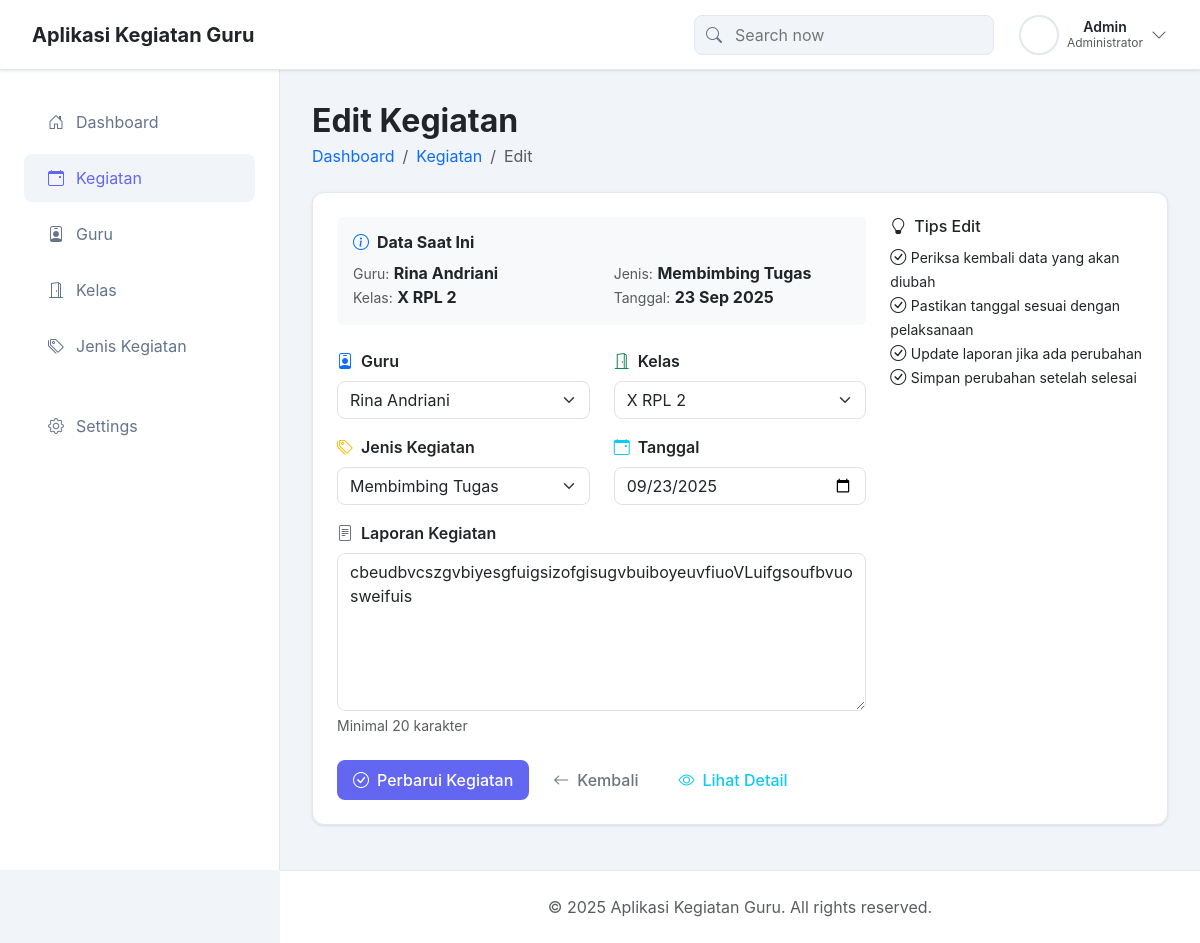
/app/edit_kegiatan.php?id=8 (signed in), run on the app's committed database.
### tables this page shows
CREATE TABLE `kegiatan_guru` (
  `id_kegiatan` int(11) NOT NULL,
  `id_user` int(11) NOT NULL,
  `id_kelas` int(11) NOT NULL,
  `id_jenis` int(11) NOT NULL,
  `tanggal` date NOT NULL,
  `laporan` text NOT NULL,
  `created_at` timestamp NOT NULL DEFAULT current_timestamp()
);

CREATE TABLE `users` (
  `id_user` int(11) NOT NULL,
  `username` varchar(50) NOT NULL,
  `password` varchar(255) NOT NULL,
  `nip_verification` varchar(18) DEFAULT NULL COMMENT 'NIP untuk verifikasi guru',
  `nisn_verification` varchar(10) DEFAULT NULL COMMENT 'NISN untuk verifikasi siswa',
  `nama_lengkap` varchar(100) NOT NULL,
  `role` enum('admin','guru','siswa') DEFAULT NULL COMMENT 'Role will be assigned by admin after verification',
  `status` enum('pending','approved','rejected') NOT NULL DEFAULT 'pending',
  `created_at` timestamp NOT NULL DEFAULT current_timestamp(),
  `email` varchar(100) DEFAULT NULL,
  `phone` varchar(20) DEFAULT NULL,
  `alamat` text DEFAULT NULL,
  `kelas_id` int(11) DEFAULT NULL,
  `profile_picture` varchar(255) DEFAULT NULL
);

CREATE TABLE `kelas` (
  `id_kelas` int(11) NOT NULL,
  `nama_kelas` varchar(50) NOT NULL
);

CREATE TABLE `jenis_kegiatan` (
  `id_jenis` int(11) NOT NULL,
  `nama_jenis` varchar(100) NOT NULL
);

### app/edit_kegiatan.php (the view, shortened to what this page needs)
<?php include 'header.php'; ?>
<div class="main-content">
  <div class="d-flex align-items-center justify-content-between mb-4">
    <div>
      <h2 class="mb-1 fw-bold">Edit Kegiatan</h2>
      <nav aria-label="breadcrumb">
        <ol class="breadcrumb mb-0">
          <li class="breadcrumb-item"><a href="index.php" class="text-decoration-none">Dashboard</a></li>
          <li class="breadcrumb-item"><a href="kegiatan.php" class="text-decoration-none">Kegiatan</a></li>
          <li class="breadcrumb-item active">Edit</li>
        </ol>
      </nav>
    </div>
  </div>
  <?php
  $id = intval($_GET['id'] ?? 0);
  $q = mysqli_query($conn, "SELECT kg.*, u.nama_lengkap as guru_nama, k.nama_kelas, j.nama_jenis
                            FROM kegiatan_guru kg
                            LEFT JOIN users u ON kg.id_user = u.id_user
                            LEFT JOIN kelas k ON kg.id_kelas = k.id_kelas
                            LEFT JOIN jenis_kegiatan j ON kg.id_jenis = j.id_jenis
                            WHERE kg.id_kegiatan = $id");
  $row = mysqli_fetch_assoc($q);
  ?>
  <div class="metric-card">
    <div class="row">
      <div class="col-lg-8">
        <div class="bg-light rounded p-3 mb-4">
          <h6 class="fw-bold mb-2">
            <i class="bi bi-info-circle me-2 text-primary"></i>Data Saat Ini
          </h6>
          <div class="row text-sm">
            <div class="col-md-6">
              <small class="text-muted">Guru:</small> <strong><?= htmlspecialchars($row['guru_nama']) ?></strong><br>
              <small class="text-muted">Kelas:</small> <strong><?= htmlspecialchars($row['nama_kelas']) ?></strong>
            </div>
            <div class="col-md-6">
              <small class="text-muted">Jenis:</small> <strong><?= htmlspecialchars($row['nama_jenis']) ?></strong><br>
              <small class="text-muted">Tanggal:</small> <strong><?= date('d M Y', strtotime($row['tanggal'])) ?></strong>
            </div>
          </div>
        </div>
        <form method="post" action="" id="editKegiatanForm">
          <div class="row">
            <div class="col-md-6 mb-3">
              <label class="form-label fw-semibold">
                <i class="bi bi-person-badge me-2 text-primary"></i>Guru
              </label>
              <select name="id_user" class="form-select" required style="border-radius: 0.5rem;">
                <?php
                $q = mysqli_query($conn, "SELECT id_user, nama_lengkap FROM users WHERE role='guru' ORDER BY nama_lengkap");
                while ($g = mysqli_fetch_assoc($q)) {
                  $selected = ($g['id_user'] == $row['id_user']) ? 'selected' : '';
                  echo '<option value="'.$g['id_user'].'" '.$selected.'>'.htmlspecialchars($g['nama_lengkap']).'</option>';
                }
                ?>
              </select>
            </div>
            <div class="col-md-6 mb-3">
              <label class="form-label fw-semibold">
                <i class="bi bi-door-open me-2 text-success"></i>Kelas
              </label>
              <select name="id_kelas" class="form-select" required style="border-radius: 0.5rem;">
                <?php
                $q = mysqli_query($conn, "SELECT id_kelas, nama_kelas FROM kelas ORDER BY nama_kelas");
                while ($k = mysqli_fetch_assoc($q)) {
                  $selected = ($k['id_kelas'] == $row['id_kelas']) ? 'selected' : '';
                  echo '<option value="'.$k['id_kelas'].'" '.$selected.'>'.htmlspecialchars($k['nama_kelas']).'</option>';
                }
                ?>
              </select>
            </div>
          </div>
          <div class="row">
            <div class="col-md-6 mb-3">
              <label class="form-label fw-semibold">
                <i class="bi bi-tags me-2 text-warning"></i>Jenis Kegiatan
              </label>
              <select name="id_jenis" class="form-select" required style="border-radius: 0.5rem;">
                <?php
                $q = mysqli_query($conn, "SELECT id_jenis, nama_jenis FROM jenis_kegiatan ORDER BY nama_jenis");
                while ($j = mysqli_fetch_assoc($q)) {
                  $selected = ($j['id_jenis'] == $row['id_jenis']) ? 'selected' : '';
                  echo '<option value="'.$j['id_jenis'].'" '.$selected.'>'.htmlspecialchars($j['nama_jenis']).'</option>';
                }
                ?>
              </select>
            </div>
            <div class="col-md-6 mb-3">
              <label class="form-label fw-semibold">
                <i class="bi bi-calendar-event me-2 text-info"></i>Tanggal
              </label>
              <input type="date" name="tanggal" value="<?= $row['tanggal'] ?>" class="form-control" required style="border-radius: 0.5rem;">
            </div>
          </div>
          <div class="mb-4">
            <label class="form-label fw-semibold">
              <i class="bi bi-file-text me-2 text-secondary"></i>Laporan Kegiatan
            </label>
            <textarea name="laporan" class="form-control" rows="6" required style="border-radius: 0.5rem;"
                      placeholder="Deskripsikan kegiatan yang dilakukan..."><?= htmlspecialchars($row['laporan']) ?></textarea>
            <div class="form-text">Minimal 20 karakter</div>
          </div>
          <div class="d-flex gap-2">
            <button type="submit" class="btn btn-primary-modern btn-modern">
              <i class="bi bi-check-circle me-2"></i>Perbarui Kegiatan
            </button>
            <a href="kegiatan.php" class="btn btn-outline-secondary btn-modern">
              <i class="bi bi-arrow-left me-2"></i>Kembali
            </a>
            <a href="detail_kegiatan.php?id=<?= $id ?>" class="btn btn-outline-info btn-modern">
              <i class="bi bi-eye me-2"></i>Lihat Detail
            </a>
          </div>
        </form>
      </div>
      <div class="col-lg-4">
        <div class="guide-box">
          <h6>
            <i class="bi bi-lightbulb me-2"></i>Tips Edit
          </h6>
          <ul class="list-unstyled mb-0">
            <li>
              <i class="bi bi-check-circle"></i>
              <small>Periksa kembali data yang akan diubah</small>
            </li>
            <li>
              <i class="bi bi-check-circle"></i>
              <small>Pastikan tanggal sesuai dengan pelaksanaan</small>
            </li>
            <li>
              <i class="bi bi-check-circle"></i>
              <small>Update laporan jika ada perubahan</small>
            </li>
            <li>
              <i class="bi bi-check-circle"></i>
              <small>Simpan perubahan setelah selesai</small>
            </li>
          </ul>
        </div>
      </div>
    </div>
  </div>
</div>
<?php include 'footer.php'; ?>

### app/header.php (style rules this page uses)
:root { --sidebar-bg: #f8f9fa; --sidebar-width: 280px; --header-height: 70px; --primary-color: #6366f1; --success-color: #10b981; --warning-color: #f59e0b; --danger-color: #ef4444; }
body { font-family: -apple-system, BlinkMacSystemFont, 'Segoe UI', Roboto, sans-serif; background-color: #f1f5f9; padding-top: 0; }
.main-content { margin-left: var(--sidebar-width); padding: 2rem; min-height: 100vh; }
.metric-card { background: white; border-radius: 0.75rem; padding: 1.5rem; box-shadow: 0 1px 3px 0 rgb(0 0 0 / 0.1); border: 1px solid #e2e8f0; transition: transform 0.2s; min-height: 140px; display: flex; flex-direction: column; justify-content: space-between; }
.btn-modern { border-radius: 0.5rem; font-weight: 500; padding: 0.5rem 1rem; border: none; transition: all 0.2s; }
.btn-primary-modern { background: var(--primary-color); color: white; }

### data on the page
kegiatan_guru: id_user.nama_lengkap "Rina Andriani", id_kelas.nama_kelas "X RPL 2", id_jenis.nama_jenis "Membimbing Tugas", tanggal "23 Sep 2025", tanggal "09/23/2025", laporan "cbeudbvcszgvbiyesgfuigsizofgisugvbuiboyeuvfiuoVLuifgsoufbvuosweifuis"

### other printed values
$_SESSION['nama_lengkap'] "Admin"
$_SESSION['role'] "Administrator"
form field id_user "Rina Andriani"
form field id_kelas "X RPL 2"
form field id_jenis "Membimbing Tugas"
